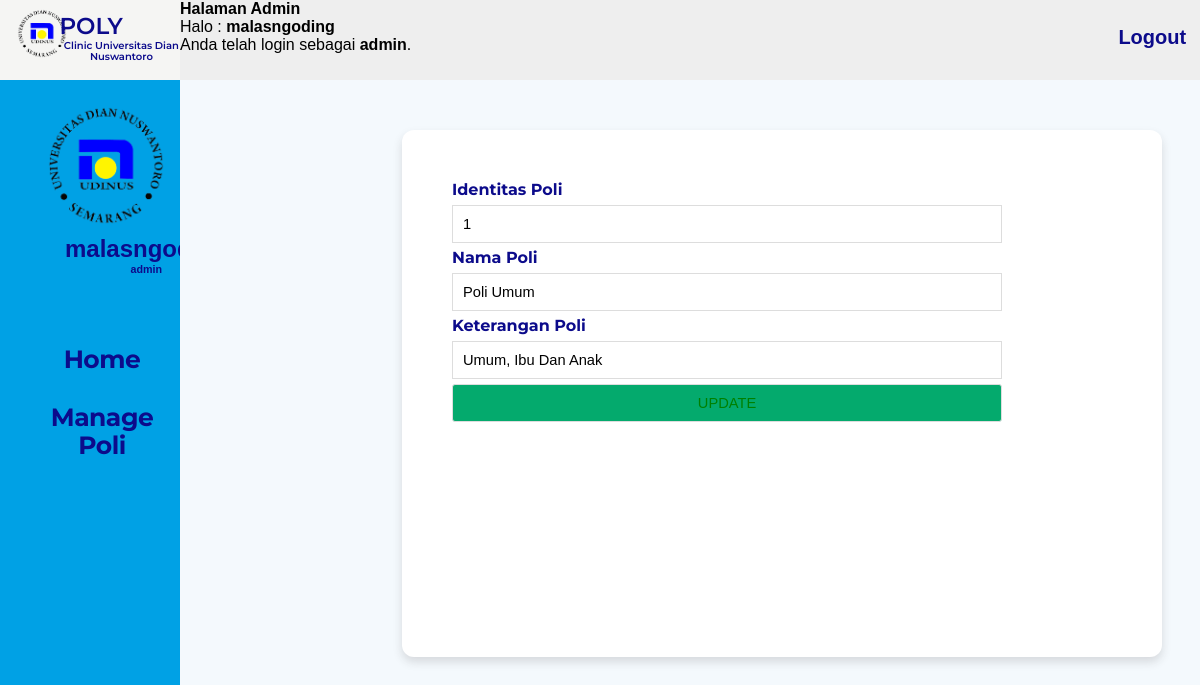
The app's page /edit_poli.php?id_poli=1 (signed in) with its own data.
### tables this page shows
CREATE TABLE `poli` (
  `id_poli` varchar(10) NOT NULL,
  `nama_poli` varchar(75) DEFAULT NULL,
  `keterangan_poli` varchar(150) DEFAULT NULL,
  PRIMARY KEY (`id_poli`)
);

### edit_poli.php (the view, shortened to what this page needs)
<!DOCTYPE html>
<html>
<head>
	<link rel="stylesheet" href="style_sheet.css">
	<link rel="stylesheet" type="text/css" href="style.css">
</head>
<body>
	    <div class="top-left">
        <img src="./assets/logo-udinus.png" alt="logo-udinus">
        <p class="title">
            POLY
        </p>
        <p class="define">
            Clinic Universitas Dian Nuswantoro
        </p>
    </div>
    <div class="top-right">
        <p class="page-title">
      <p>
			<b>Halaman Admin</b>
			<br>
			Halo : <b><?php echo $_SESSION['username'];
			 			$username = $_SESSION["username"];
						 function GetNama($username)
        					{
            					print $username;
        					}
			          ?></b>
			<br>
			</b> Anda telah login sebagai <b><?php echo $_SESSION['level'];
						 $level = $_SESSION["level"];
						 function GetLevel($level)
        					{
            					print $level;
        					}
			          ?></b>.
	  </p>
        </p>
        <div class="logout-button">
            <a href="logout.php">
                <b> Logout </b>
            </a>
        </div>
    </div>
	<div class="horizontal-menu">
        <img src="./assets/logo-udinus.png" alt="profile">
        <div class="nama">
            <h2><?php getNama($username) ?></h2>
            <h6><?php getLevel($level) ?></h6>
        </div>
        <ul>
            <li><a href="halaman_admin.php">Home</a></li>
            <li><a href="manage_poli.php">Manage Poli</a></li>
        </ul>
    </div>
	<?php
include "koneksi.php";
$id_poli = $_GET['id_poli'];
$query="SELECT * FROM poli WHERE id_poli='$id_poli'";
$sql = mysqli_query($connect,$query);
while($data = mysqli_fetch_array($sql))
{
    $id_poli = $data['id_poli'];
	$nama_poli = $data['nama_poli'];
    $keterangan_poli = $data['keterangan_poli'];
}
?>
	    <div class="main-menu">
        <div class="antrian-container">
		<form action="update_poli.php" method="post">
			<label>Identitas Poli</label>
			<input type="text" name="id_poli" class="form_login" placeholder="Identitas Poli.." required="required" value="<?php echo $id_poli;?>">
			<label>Nama Poli</label>
			<input type="text" name="nama_poli" class="form_login" placeholder="Nama Poli.." required="required" value="<?php echo $nama_poli;?>">
			<label>Keterangan Poli</label>
			<input type="text" name="keterangan_poli" class="form_login" placeholder="Keterangan Poli .." required="required" value="<?php echo $keterangan_poli;?>">
			<input type="submit" class="tombol_login_baru" value="UPDATE"style="background-color: #04AA6D";style="background: #2aa7e2";>
			<br/>
		</form>
	</div>
</div>
</body>
</html>

### style_sheet.css (style rules this page uses)
* { margin: 0; padding: 0; box-sizing: border-box; }
body { font-family: 'Montserrat', sans-serif; }
input { display: block; }
.top-right .logout-button a { position: absolute; font-size: 20px; top: 33%; left: 92%; color: #0C0B8B; text-decoration: none; }
.top-left { background-color: #F5F5F3; position: absolute; width: 15%; height: 10%; left: 0px; top: 0px; float: left; }
.top-right { background-color: #EEEEEE; position: absolute; width: 85%; height: 10%; left: 15%; top: 0px; }
.horizontal-menu { background-color: #00A1E5; position: absolute; width: 15%; height: 90%; top: 10%; float: left; }
.main-menu { background-color: #F4F9FD; position: absolute; width: 85%; height: 90%; top: 10%; left: 15%; float: right; }
.top-left img { position: absolute; width: 50px; height: 49px; left: 17px; top: 9px; }
.top-left .title { font-family: Montserrat; font-style: normal; font-weight: 600; font-size: 23px; line-height: 110.18%; position: absolute; width: 65px; height: 34px; left: 33%; top: 14px; color: #0C0B8B; }
.top-left .define { position: absolute; width: 124px; height: 10px; left: 33%; top: 40px; font-family: Montserrat; font-style: normal; font-weight: 600; font-size: 10px; line-height: 110.18%; text-align: center; color: #0C0B8B; }
.top-right .page-title { position: absolute; width: 250px; height: 5%; left: 2%; top: 19px; font-family: Montserrat; font-style: normal; font-weight: 600; font-size: 30px; line-height: 110.18%; text-align: center; color: #0C0B8B; }
.horizontal-menu ul { position: absolute; list-style-type: none; margin: 0; padding: 0; width: 114px; height: 21px; font-family: Montserrat; font-style: normal; font-weight: bold; font-size: 25px; line-height: 28px; text-align: center; letter-spacing: -0.02em; left: 45px; top: 250px; color: #FFFFFF; }
.horizontal-menu li a { display: block; color: #0C0B8B; padding: 15px 0px; text-decoration: none; text-align: center; transition-duration: 0.3s; }
.horizontal-menu img { position: absolute; width: 120px; left: 46px; top: 25px; border-radius: 0%; }
.horizontal-menu .nama { text-align: center; position: absolute; top: 155px; left: 65px; color: #0C0B8B; }
.main-menu .antrian-container { position: absolute; width: 760px; height: 527px; left: 222px; top: 50px; background: #FFFFFF; box-shadow: 0px 5px 10px rgba(46, 42, 42, 0.15); border-radius: 12px; padding-top: 50px; }
.main-menu .antrian-container label { font-family: Montserrat; font-style: normal; font-weight: 700; font-size: 16px; line-height: 20px; margin: 0px 50px; color: #0C0B8B; }
.main-menu .antrian-container input { vertical-align: middle; margin: 5px 10px 5px 50px; padding: 10px; background-color: #fff; border: 1px solid #ddd; width: 550px; }

### style.css (style rules this page uses)
body { font-family: sans-serif; background: #ebf9fb; }
label { font-size: 11pt; }
.form_login { box-sizing : border-box; width: 100%; padding: 10px; font-size: 11pt; margin-bottom: 20px; }
.tombol_login_baru { background: #2aa7e2; color: green; font-size: 11pt; width: 100%; border: none; border-radius: 3px; padding: 10px 20px; background-color: #04AA6D; }

### records on screen
poli: id_poli "1", nama_poli "Poli Umum", keterangan_poli "Umum, Ibu Dan Anak"

### other values on screen
$_SESSION['username'] "malasngoding"
$_SESSION['level'] "admin"
$username "malasngoding"
$level "admin"
